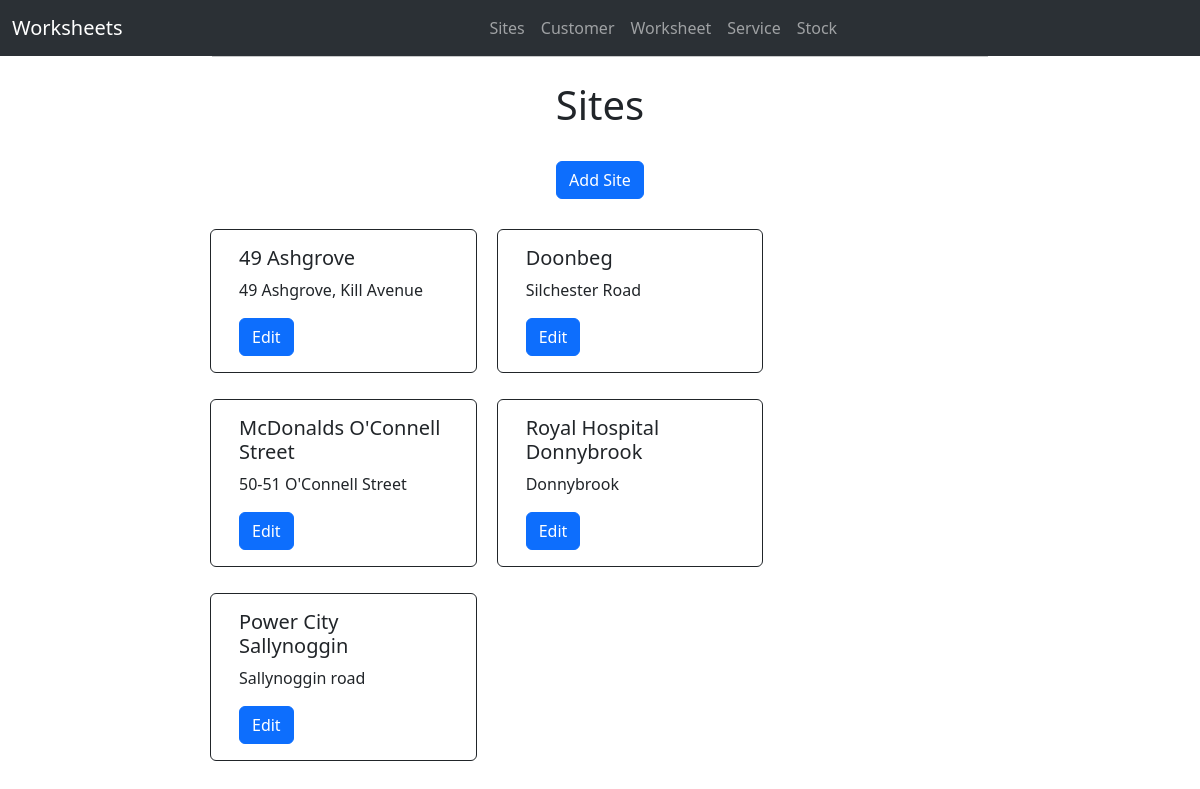
The page / on the database its author committed.
### workforms/models.py (models this page shows, shortened)
class Site(models.Model):
    site_name = models.CharField(max_length=40)
    address = models.CharField(max_length=40, blank=True)
    town = models.CharField(max_length=40, blank=True)
    county = models.CharField(max_length=40, blank=True)
    country = models.CharField(max_length=40, blank=True)
    aircode = models.CharField(max_length=40, blank=True)

### workforms/views.py (the view)
# urls.py: path('', sites, name='Sites'),
def sites(request):
    sites = Site.objects.all()
    return render(request, 'sites.html', {'sites': sites})

### workforms/templates/sites.html
{% extends 'base.html' %}
{% block content %}
<div class="text-center" style="margin: 20px;">
  <h1 >Sites</h1>
  <br>
  <a class="btn btn-primary" href="/sites/add_site" role="button">Add Site</a>
  <br>
  <br>
</div>
    <div class="row row-cols-1 row-cols-md-3 g-4">
    {% for x in sites %}
      <div class="card border-dark mb-3" style="max-width: 18rem; margin: 10px;">
        <div class="card-body">
          <h5 class="card-title">{{ x.site_name }}</h5>
          <p class="card-text">{{ x.address }}</p>
          <a class="btn btn-primary" href="/sites/edit_site/{{ x.id }}" role="button">Edit</a>
        </div>
      </div>
    {% endfor %}
  </div>
{% endblock %}

### rows shown on the page
Site: site_name "49 Ashgrove", address "49 Ashgrove, Kill Avenue"
Site: site_name "Doonbeg", address "Silchester Road"
Site: site_name "McDonalds O'Connell Street", address "50-51 O'Connell Street"
Site: site_name "Royal Hospital Donnybrook", address "Donnybrook"
Site: site_name "Power City Sallynoggin", address "Sallynoggin road"
